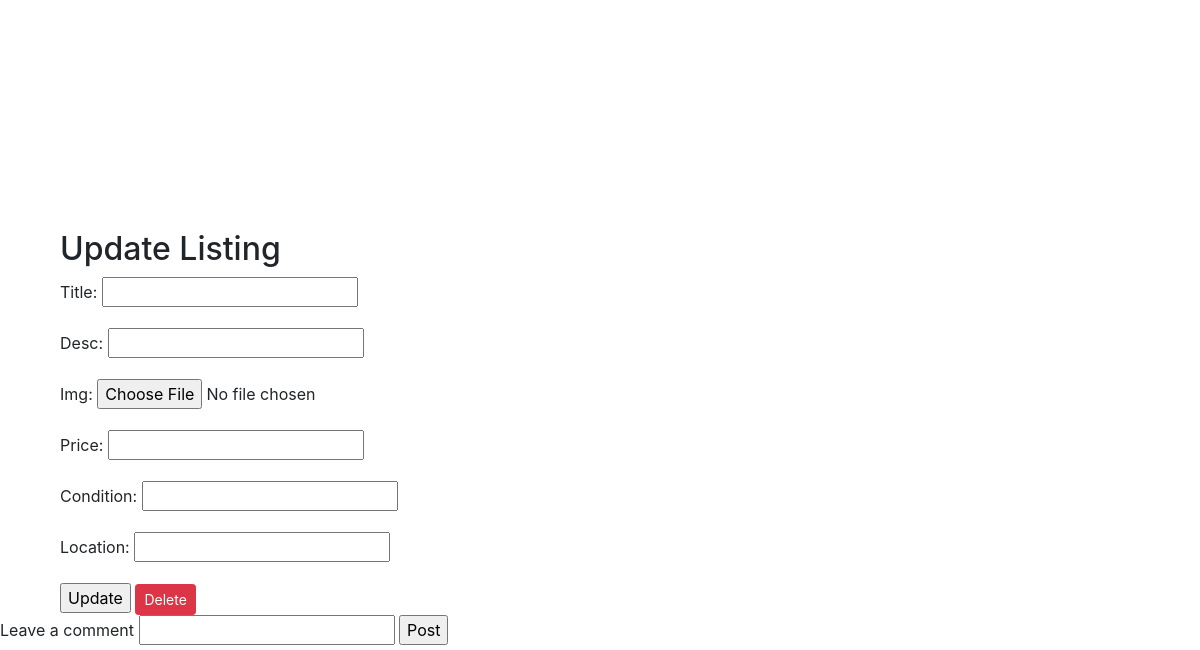
/view/5 (signed in, lower part), run on an earlier commit of the app's database.
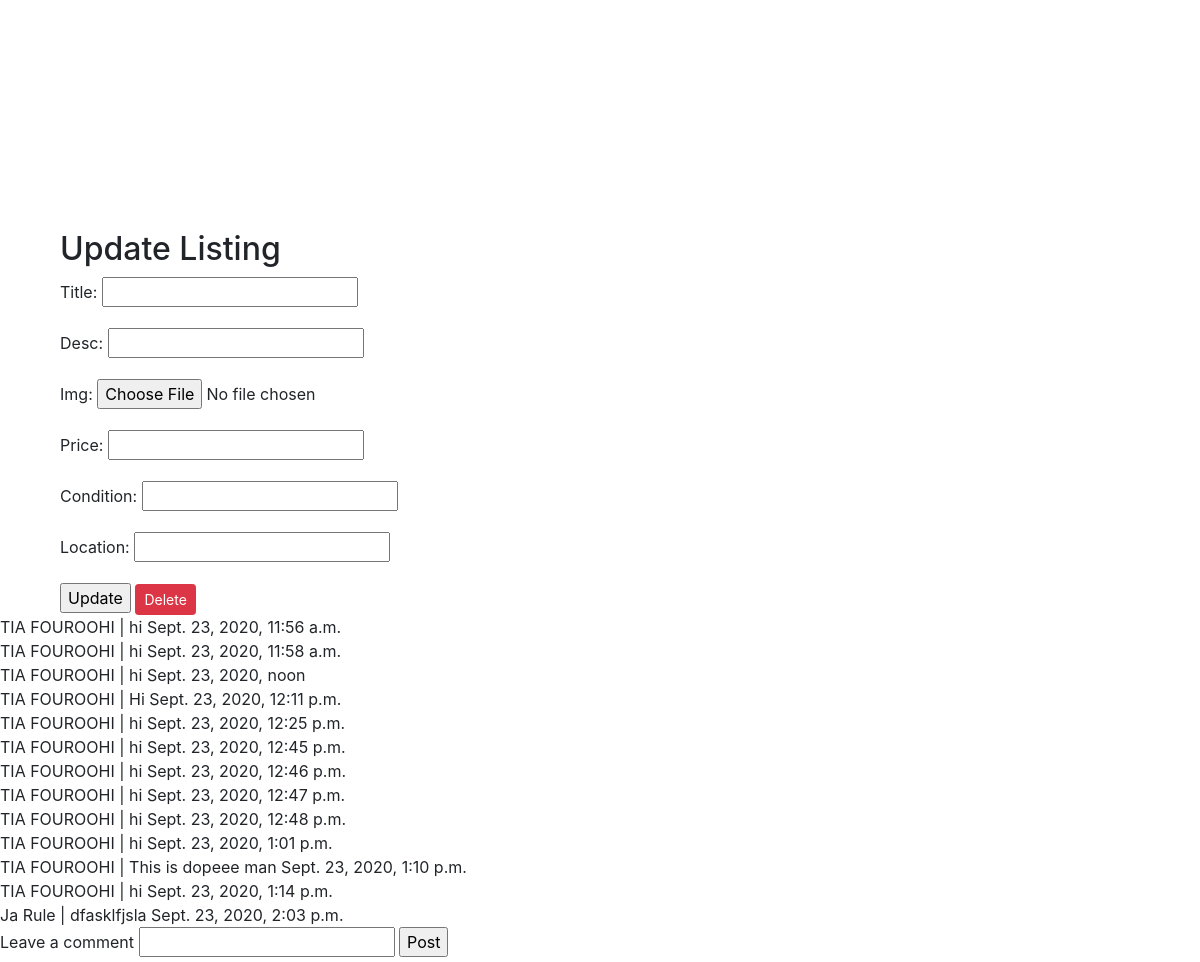
And on a later commit of the database.
### main/models.py (models this page shows, shortened)
class Comment(models.Model):
    comment = models.TextField(max_length=200)
    user = models.ForeignKey(User, related_name="users", on_delete=models.CASCADE)
    listing = models.ForeignKey(Listing, related_name="comments", on_delete=models.CASCADE, null=True)
    created_at = models.DateTimeField(auto_now_add=True)
    updated_at = models.DateTimeField(auto_now=True)

class User(models.Model):
    first = models.CharField(max_length=45)
    last = models.CharField(max_length=45)
    email = models.TextField()
    password = models.TextField()
    created_at = models.DateTimeField(auto_now_add=True)
    updated_at = models.DateTimeField(auto_now=True)
    objects = UserManager()

### main/views.py (the view)
# urls.py: path('view/<int:num>', views.viewListing),
def viewListing(request, num):
    logged_in_user = User.objects.get(id=request.session['user_id'])
    item = Listing.objects.get(id=num)
    all_comment = Comment.objects.all()
    form= ImageForm(request.POST or None, request.FILES or None)
    context ={
        'form': form,
        'logged_in_user': logged_in_user,
        'item': item,
        'all_comment': all_comment
    }
    return render(request, 'viewlisting.html', context)

### main/forms.py
class ImageForm(forms.Form):
    title =forms.CharField(max_length=100)
    desc =forms.CharField(max_length=200)
    img = forms.FileField()
    price = forms.IntegerField()
    condition =forms.CharField(max_length=10)
    location =forms.CharField(max_length=15)

### main/templates/viewlisting.html (shortened to what this page needs)
<!doctype html>
<html lang="en">
<head>
    <link rel="stylesheet" href="https://maxcdn.bootstrapcdn.com/bootstrap/4.0.0/css/bootstrap.min.css"
>
</head>
<body>
    <div class="container container-fluid">
        <div id="map"></div>
        <div class="container">
            {% if logged_in_user.id == item.posted_by.id %}
            <h2>Update Listing</h2>
            <form enctype="multipart/form-data" method="POST" action="/view/{{item.id}}/update">
                {{ form.as_p }}
                <input type="submit" value="Update" />
                <a href="/view/{{item.id}}/delete" class="btn btn-sm btn-danger">Delete</a>
            </form>
            {% endif %}
        </div>
    </div>
    {% for comment in all_comment %}
    {{comment.user.first}} {{comment.user.last}} |
    {{comment.comment}} {{comment.created_at}}</br>
    {% endfor %}
    <form action="/comment/{{item.id}}" method="POST">
        <label for="comment">Leave a comment</label>
        <input type="text" name="comment" id="num">
        <input type="submit" value="Post">
        </form>
</body>
</html>

What changed in the data, as far as the page shows it:
added Comment: user.first "TIA", user.last "FOUROOHI", comment "hi", created_at "Sept. 23, 2020, 11:56 a.m."
added Comment: user.first "TIA", user.last "FOUROOHI", comment "hi", created_at "Sept. 23, 2020, 11:58 a.m."
added Comment: user.first "TIA", user.last "FOUROOHI", comment "hi", created_at "Sept. 23, 2020, noon"
added Comment: user.first "TIA", user.last "FOUROOHI", comment "Hi", created_at "Sept. 23, 2020, 12:11 p.m."
added Comment: user.first "TIA", user.last "FOUROOHI", comment "hi", created_at "Sept. 23, 2020, 12:25 p.m."
added Comment: user.first "TIA", user.last "FOUROOHI", comment "hi", created_at "Sept. 23, 2020, 12:45 p.m."
added Comment: user.first "TIA", user.last "FOUROOHI", comment "hi", created_at "Sept. 23, 2020, 12:46 p.m."
added Comment: user.first "TIA", user.last "FOUROOHI", comment "hi", created_at "Sept. 23, 2020, 12:47 p.m."
added Comment: user.first "TIA", user.last "FOUROOHI", comment "hi", created_at "Sept. 23, 2020, 12:48 p.m."
added Comment: user.first "TIA", user.last "FOUROOHI", comment "hi", created_at "Sept. 23, 2020, 1:01 p.m."
added Comment: user.first "TIA", user.last "FOUROOHI", comment "This is dopeee man", created_at "Sept. 23, 2020, 1:10 p.m."
added Comment: user.first "TIA", user.last "FOUROOHI", comment "hi", created_at "Sept. 23, 2020, 1:14 p.m."
added Comment: user.first "Ja", user.last "Rule", comment "dfasklfjsla", created_at "Sept. 23, 2020, 2:03 p.m."
